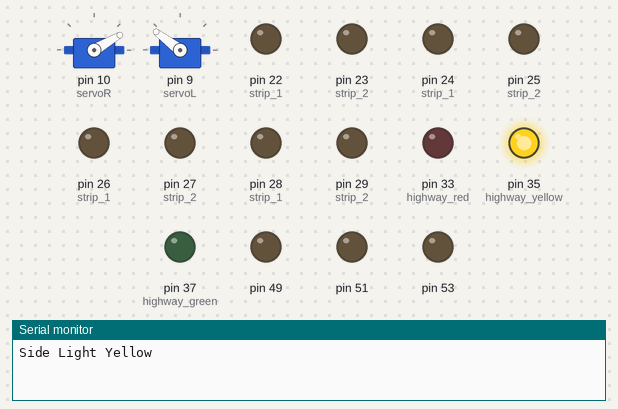
A sketch run on a simulated Arduino Mega 2560, built with avr-gcc and run on an emulated ATmega2560. Shown: 2 × servo, output pins drawn as LEDs (lit = HIGH), the last lines printed to the serial monitor. Random numbers use the default seed unless the sketch sets one.

Above: at 0.05 s.
At 2.75 s:
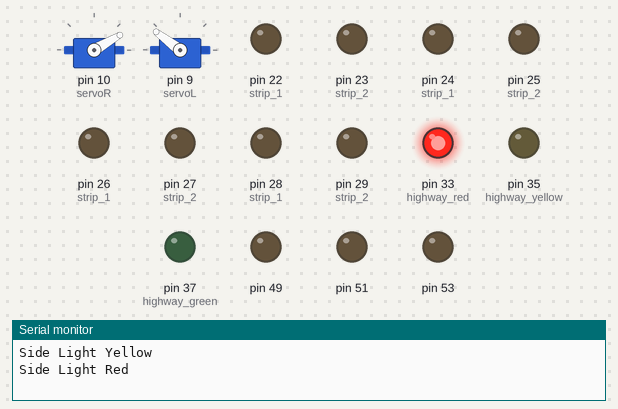
At 5.5 s:
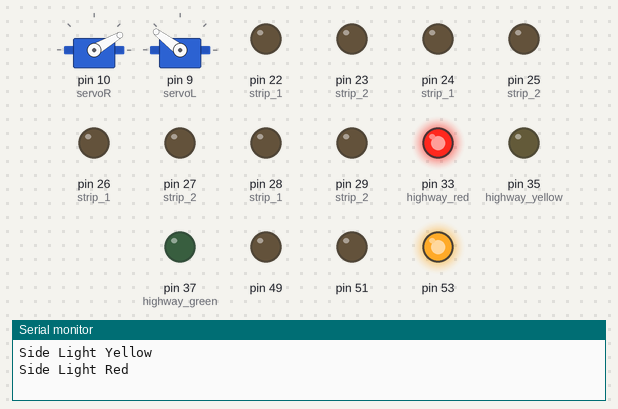
At 8.2 s:
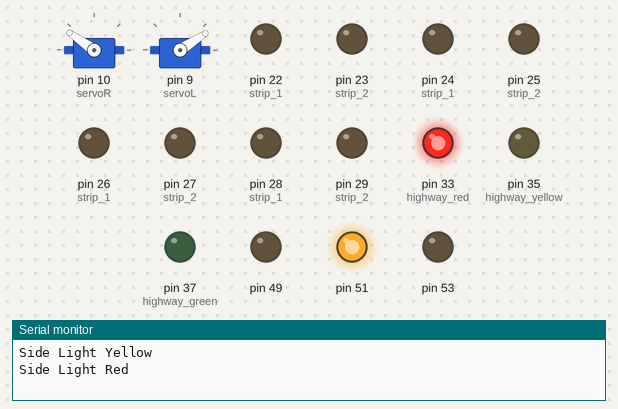
At 10.95 s:
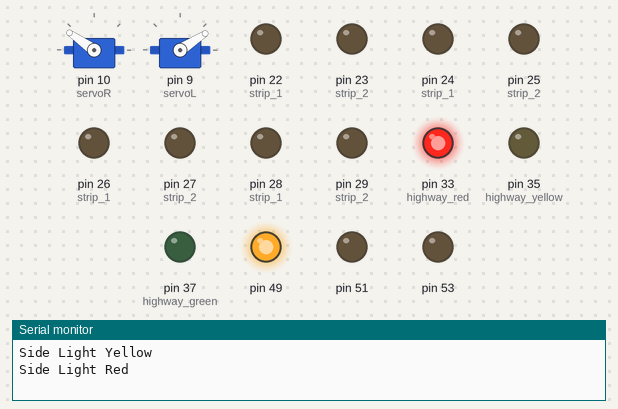
Timing chart, 0 to 14.3 s (numbered marks = the images above):
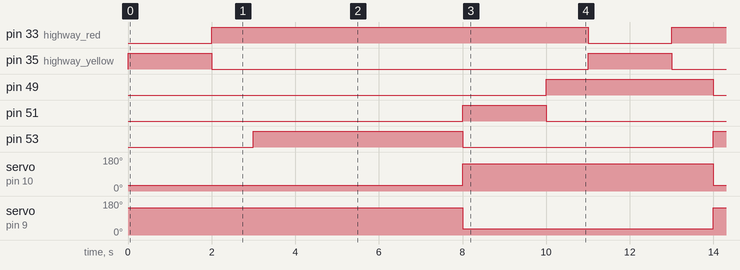

Measured:
- by itself, pin 33 (highway_red): alternates HIGH for 9.0 s and LOW for 2.0 s
- by itself, pin 35 (highway_yellow), pin 51: alternates HIGH for 2.0 s and LOW for 9.0 s
- by itself, pin 49: alternates HIGH for 4.0 s and LOW for 7.0 s
- by itself, pin 53: alternates HIGH for 5.0 s and LOW for 6.0 s
- by itself, servo on pin 10 (servoR): alternates 145° for 6.0 s and 30° for 5.0 s
- by itself, servo on pin 9 (servoL): alternates 143° for 5.0 s and 33° for 6.0 s

The sketch:

systems_test.ino
```cpp
/* Includes */
#include <Servo.h> // For servo control
#include <math.h>  // for rounding & math

// Volatiles
int traffic_scale = 5;     // manually changed via ISR
int car_threshold = 3;      // changed by algorithm based on detections and traffic_scale
int num_cars_passed = 0;       // num LED cars passed since last light change

// Constants
const int yellow_light_delay = 2000;
const int red_to_green_delay = 1000;
const byte yellow = 0x00;   //TODO
const byte red = 0x00;
const byte green = 0x00;

// Motors
Servo servoR;
Servo servoL;

void setup() {

  // Configure Pin modes for traffic LEDs
  pinMode(33, OUTPUT);    // highway red
  pinMode(35, OUTPUT);    // highway yellow
  pinMode(37, OUTPUT);    // highway green
  pinMode(49, OUTPUT);    // side_road red
  pinMode(51, OUTPUT);    // side_road yellow
  pinMode(53, OUTPUT);    // side_road green
  // Configure Pin modes for LED "strips"
  pinMode(22, OUTPUT);    // strip 1 #1
  pinMode(24, OUTPUT);    // strip 1 #2
  pinMode(26, OUTPUT);    // strip 1 #3
  pinMode(28, OUTPUT);    // strip 1 #4
  pinMode(23, OUTPUT);    // strip 2 #1
  pinMode(25, OUTPUT);    // strip 2 #2
  pinMode(27, OUTPUT);    // strip 2 #3
  pinMode(29, OUTPUT);    // strip 2 #4
  digitalWrite(22, LOW);
  digitalWrite(24, LOW);
  digitalWrite(26, LOW);
  digitalWrite(28, LOW);
  digitalWrite(23, LOW);
  digitalWrite(25, LOW);
  digitalWrite(27, LOW);
  digitalWrite(29, LOW);

  /* Open software serial port with baud rate = 9600. */
  Serial.begin(9600);

  // Traffic Flow Interrupts
  //attachInterrupt(digitalPinToInterrupt(pin), dec, CHANGE);
  //attachInterrupt(digitalPinToInterrupt(pin), inc, CHANGE);

  // Attach servos to Digital Pins
  servoR.attach(10);    // servo_1
  servoL.attach(9);     // servo_2

  // set servo to initial positions
  servoR.write(30);
  servoL.write(143);
}

void loop(){
 traffic_lights(5);
}


// Utility Functions

bool traffic_lights(int num_cars){
  // if the number of cars is less than threshold, then we just leave the lights going the highway way
  if ((num_cars >= car_threshold) || (traffic_scale == 0)) {

    // highway turns yellow
    Serial.println("Side Light Yellow");
    digitalWrite(37, LOW);
    digitalWrite(35, HIGH);
    // stop the LED strips
    int old_traffic_scale = traffic_scale;
    traffic_scale = 0;
    delay(yellow_light_delay);
    Serial.println("Side Light Red");
    digitalWrite(35, LOW);
    digitalWrite(33, HIGH);
    // red light stays on
    delay(red_to_green_delay);
    // turn off side_road red light
    digitalWrite(49, LOW);
    digitalWrite(53, HIGH);
    move_gate(1);
    delay(5000);
    // side_road turns yellow
    digitalWrite(53, LOW);
    digitalWrite(51, HIGH);
    move_gate(0);
    delay(yellow_light_delay);    // yellow light delay
    // side_road light turns red
    digitalWrite(51, LOW);
    digitalWrite(49, HIGH);
    delay(red_to_green_delay);
    // highway turns green, side_road red stays on
    Serial.println("Side Light Green");
    digitalWrite(33, LOW);
    digitalWrite(37, HIGH);

    traffic_scale = old_traffic_scale;

    num_cars_passed = 0;
    return true;
  }
  return false;
}

void LED_pass(int num_cars){
  // num_cars is the number of cars to be passed in 1 second
  float interval = 2000 / num_cars;
  float q_time = 100;
  int led_num;

  for (int i=0; i<num_cars; i++){
    led_num = random(1,3);    // choose which LED to light up for this car
    // light up led strip designated by LED num, probably need another loop to byte address LEDs
    if (led_num == 1){
        digitalWrite(22, HIGH);
        delay(q_time);
        digitalWrite(22, LOW);
        digitalWrite(24, HIGH);
        delay(q_time);
        digitalWrite(24, LOW);
        digitalWrite(26, HIGH);
        delay(q_time);
        digitalWrite(26, LOW);
        digitalWrite(28, HIGH);
        delay(q_time);
        digitalWrite(28, LOW);
    }
    else {
        digitalWrite(23, HIGH);
        delay(q_time);
        digitalWrite(23, LOW);
        digitalWrite(25, HIGH);
        delay(q_time);
        digitalWrite(25, LOW);
        digitalWrite(27, HIGH);
        delay(q_time);
        digitalWrite(27, LOW);
        digitalWrite(29, HIGH);
        delay(q_time);
        digitalWrite(29, LOW);
    }
    delay(interval - q_time*4);
  }
}

void move_gate(int trig){
  // when trig = 1, open the gates, else, close the gates
  if (trig == 1) {
    // move the servo 90 degrees in open direction
    servoR.write(30);
    servoL.write(143);
  }
  else {
    // move the servo back to close (-90)
    servoR.write(145);
    servoL.write(33);
  }
}

// Interrupt Service Routines

void dec(){
  if (traffic_scale > 0) {
    traffic_scale --;
  }
}

void inc(){
  if (traffic_scale < 5) {
    traffic_scale ++;
  }
}
```
